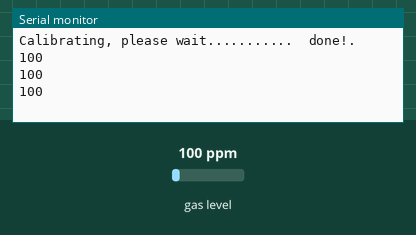
Simulated run of this sketch. Board: Arduino Uno, built with avr-gcc and run on an emulated ATmega328P. Parts: the last lines printed to the serial monitor. Inputs (shaded band) come from the test bench; at power-on: gas level 100 ppm.

Above: at 1.3 s.
1.4 s: gas level set to 20 ppm
At 1.9 s:
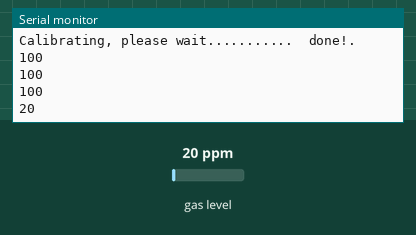
2.9 s: gas level set to 250 ppm
At 3.4 s:
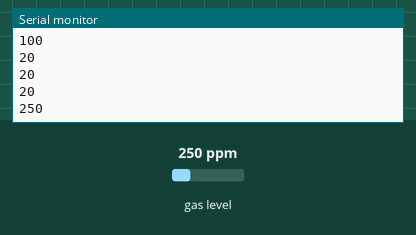
Timing chart, 0 to 5.9 s (numbered marks = the images above; inputs shaded):
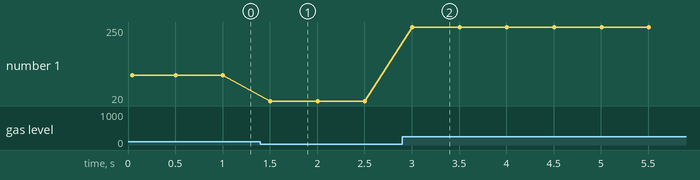

The sketch:

mq135drsaiV1.ino
```cpp
#include <MQUnifiedsensor.h>

#define Voltage_Resolution 3.3
#define pin 4
#define type "MQ-135"
#define ADC_Bit_Resolution 12
#define RatioMQ135CleanAir 3.6
#define co2SamplingInterval 500

MQUnifiedsensor MQ135("Arduino UNO", Voltage_Resolution, ADC_Bit_Resolution, pin, type);
int co2concentrationPPM;

void setup() {
  Serial.begin(9600);
  MQ135.setRegressionMethod(1);
  MQ135.setA(110.47);
  MQ135.setB(-2.862);
  MQ135.init();
  Serial.print("Calibrating, please wait.");
  float calcR0 = 0;
  for (int i = 1; i <= 10; i++) {
    MQ135.update();
    calcR0 += MQ135.calibrate(RatioMQ135CleanAir);
    Serial.print(".");
  }
  MQ135.setR0(calcR0 / 10);
  Serial.println("  done!.");
  if (isinf(calcR0)) {
    Serial.println("Warning: Connection issue, R0 is infinite (Open circuit detected). Check wiring and supply.");
    while (1);
  }
  if (calcR0 == 0) {
    Serial.println("Warning: Connection issue, R0 is zero (Analog pin shorts to ground). Check wiring and supply.");
    while (1);
  }
}

void loop() {
  MQ135.update();
  co2concentrationPPM = MQ135.readSensor();
  Serial.println(co2concentrationPPM);
  delay(co2SamplingInterval);
}
```

Measured:
- after the input at 1.4 s, the serial monitor: prints a new line after 0.10 s (image 1)
- after the input at 2.9 s, the serial monitor: prints a new line after 0.10 s (image 2)
- plotted number 1: 100 → 20 after the input at 1.4 s, 20 → 250 after the input at 2.9 s
